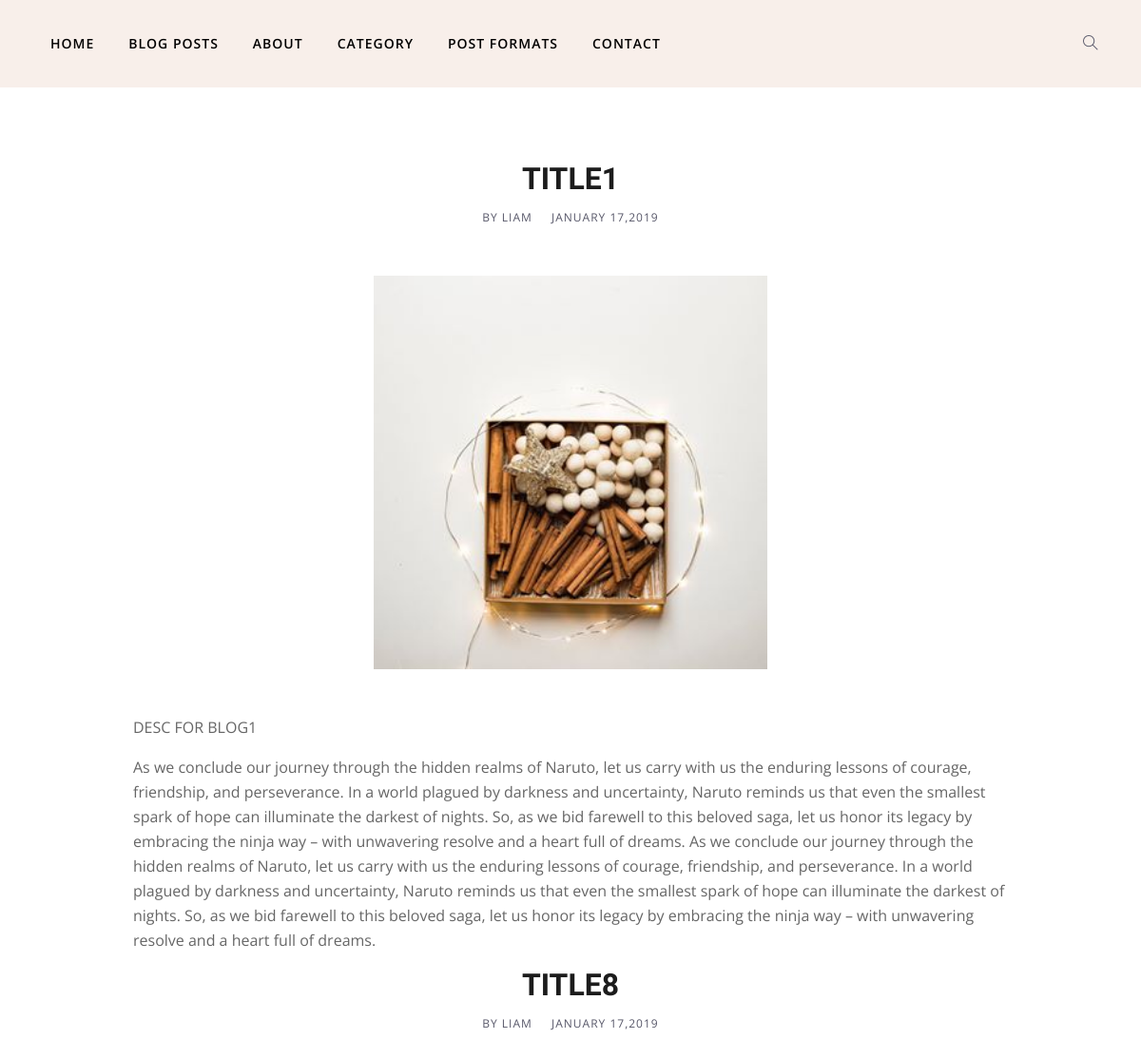
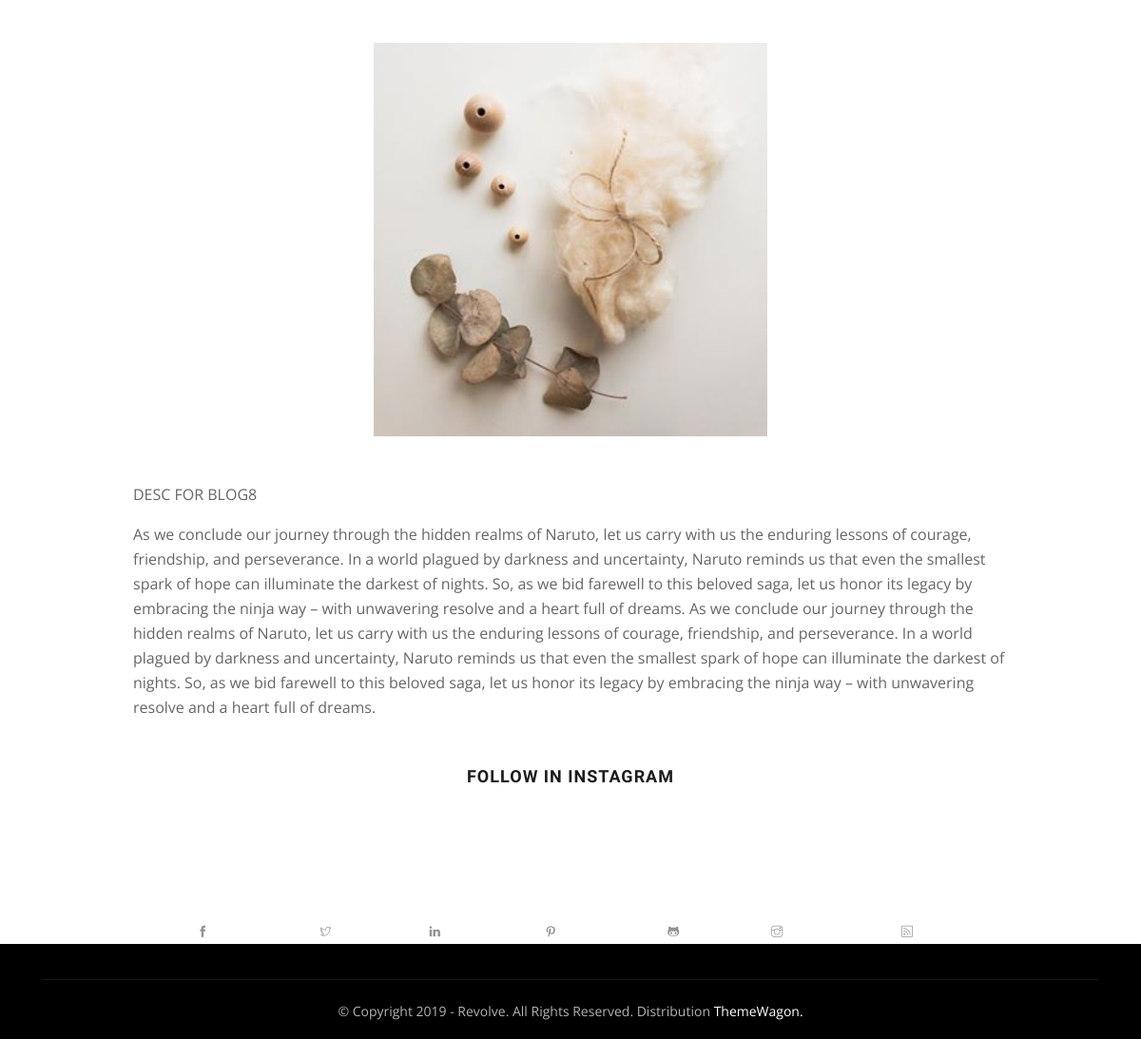
/category_detail/1/, run on the app's committed database (2 pictures, top to bottom).
### blog_app/models.py (models this page shows, shortened)
class blogdata(models.Model):
    user = models.ForeignKey(UserModel,on_delete=models.CASCADE, blank=True, null=True)
    title = models.CharField(max_length=255)
    desc = models.CharField(max_length=255)
    blogimg = models.ImageField(upload_to="blog_app/static/images",default = "")
    blog_content = models.TextField(default='')
    publication_date = models.DateField(default=datetime.date.today)
    category = models.ForeignKey(Category, on_delete=models.SET_NULL, null=True, blank=True, default= "")
    likes = models.ManyToManyField(UserModel, related_name='likes', blank=True)

### blog_app/views.py (the view)
# urls.py: path('category_detail/<int:pk>/',views.category_detail, name='category_detail'),
def category_detail(request, pk):
    categories = get_object_or_404(Category, id=pk)
    try:
        blogs = blogdata.objects.filter(category=categories)
    except blogdata.DoesNotExist:
        blogs = blogdata.objects.none()
    return render(request, 'category.html', { 'blogs': blogs})

### blog_app/templates/category.html (shortened to what this page needs)
{% load static %}
<!DOCTYPE html>
<html lang="en">
<head>
    <link rel="stylesheet" href="{% static 'plugins/bootstrap/css/bootstrap.min.css' %}">
    <link rel="stylesheet" href="{% static 'plugins/themify/css/themify-icons.css' %}">
    <link rel="stylesheet" href="{% static 'plugins/slick-carousel/slick-theme.css' %}">
    <link rel="stylesheet" href="{% static 'plugins/slick-carousel/slick.css' %}">
    <link rel="stylesheet" href="{% static 'plugins/owl-carousel/owl.carousel.min.css' %}">
    <link rel="stylesheet" href="{% static 'plugins/owl-carousel/owl.theme.default.min.css' %}">
    <link rel="stylesheet" href="{% static 'plugins/magnific-popup/magnific-popup.css' %}">
    <link rel="stylesheet" href="{% static 'css/style.css' %}">
</head>
<body>
    <header class="header-top bg-grey justify-content-center">
        <nav class="navbar navbar-expand-lg navigation">
            <div class="container">
                <div class="collapse navbar-collapse" id="navbarContent">
                    <ul id="menu" class="menu navbar-nav ">
                        <li class="nav-item dropdown  pl-0">
                            <a class="nav-link dropdown-toggle" href="{% url 'index' %}" >
                                Home
                            </a>
                        </li>
                        <li class="nav-item dropdown">
                            <a class="nav-link dropdown-toggle" href="#" id="navbarDropdown2" role="button"
                                data-toggle="dropdown" aria-haspopup="true" aria-expanded="false">
                                Blog Posts
                            </a>
                        </li>
                        <li class="nav-item"><a href="about.html" class="nav-link">About</a></li>
                        <li class="nav-item"><a href="fashion.html" class="nav-link">Category</a></li>
                        <li class="nav-item dropdown">
                            <a class="nav-link dropdown-toggle" href="#" id="navbarDropdown3" role="button"
                                data-toggle="dropdown" aria-haspopup="true" aria-expanded="false">
                                Post Formats
                            </a>
                        </li>
                        <li class="nav-item"><a href="contact.html" class="nav-link">Contact</a></li>
                    </ul>
                </div>
                <div class="text-right search d-none d-lg-block">
                    <div class="search_toggle"><i class="ti-search"></i></div>
                </div>
            </div>
        </nav>
    </header>
    <section class="single-block-wrapper section-padding">
        <div class="container">
            <div class="row justify-content-center">
                <div class="col-lg-10 col-md-10 col-sm-12 col-xs-12">
                {% for blog in blogs %}
                    <div class="single-post">
                        <div class="post-header mb-5 text-center">
                            <h2 class="post-title mt-2">
                                {{ blog.title }}
                            </h2>
                            <div class="post-meta">
                                <span class="text-uppercase font-sm letter-spacing-1 mr-3">by Liam</span>
                                <span class="text-uppercase font-sm letter-spacing-1">January 17,2019</span>
                            </div>
                            <div class="post-featured-image mt-5">
                                <a href="{% url 'post_detail' blog.id %}">
                                    <img src="{{ blog.blogimg.url }}" class="img-fluid w-100" style="max-width: 45%; max-height: 30%;" alt="{{ blog.title }}">
                                </a>
                            </div>
                        </div>
                        <div class="post-body">
                            <div class="entry-content">
                                <p> {{ blog.desc }} </p>
                            </div>
                        </div>
                        <div class="post-body">
                            <div class="entry-content">
                                <p> {{ blog.blog_content }}</p>
                            </div>
                        </div>
                    </div>
                {% endfor %}
                    </div>
                </div>
            </div>
    </section>
    <footer class="footer-section bg-grey">
        <div class="instagram-photo-section">
            <div class="container">
                <div class="row">
                    <div class="col-lg-12">
                        <h4 class="text-center">Follow in Instagram</h4>
                    </div>
                </div>
            </div>
        </div>
        <div class="container">
            <div class="row">
                <div class="col-lg-12 text-center">
                    <div class="mb-4">
                        <h2 class="footer-logo">Revolve.</h2>
                    </div>
                    <ul class="list-inline footer-socials">
                        <li class="list-inline-item"><a href="#"><i class="ti-facebook mr-2"></i>Facebook</a></li>
                        <li class="list-inline-item"><a href="#"><i class="ti-twitter mr-2"></i>Twitter</a></li>
                        <li class="list-inline-item"><a href="#"><i class="ti-linkedin mr-2"></i>Linkedin</a></li>
                        <li class="list-inline-item"><a href="#"><i class="ti-pinterest mr-2"></i>Pinterest</a></li>
                        <li class="list-inline-item"><a href="#"><i class="ti-github mr-2"></i>Github</a></li>
                        <li class="list-inline-item"><a href="#"><i class="ti-instagram mr-2"></i>Instrgram</a></li>
                        <li class="list-inline-item"><a href="#"><i class="ti-rss mr-2"></i>rss</a></li>
                    </ul>
                </div>
                <div class="col-md-12 text-center">
                    <p class="copyright">© Copyright 2019 - Revolve. All Rights Reserved. Distribution <a
                            class="text-white" href="https://themewagon.com">ThemeWagon.</a></p>
                </div>
            </div>
        </div>
    </footer>
</body>
</html>

### blog_app/static/css/style.css (style rules this page uses)
body, p { font-family: "Open Sans", sans-serif; line-height: 26px; font-size: 16px; text-rendering: optimizeLegibility; color: #666; font-weight: 400; }
html { overflow-x: hidden; width: 100%; height: 100%; }
h1, .h1, h2, .h2, h3, .h3, h4, .h4, h5, .h5, h6, .h6 { color: #1c1c1c; font-weight: 600; font-family: "Unna", serif; }
h2, .h2 { font-size: 32px; line-height: 36px; font-weight: 700; }
h4, .h4 { font-size: 20px; line-height: 28px; }
body { background: #fff; color: #575769; }
html, body { height: 100%; }
a { transition: all 0.3s ease-in-out; color: #000; }
a:link, a:visited { text-decoration: none; }
.section-padding { padding: 70px 0; position: relative; }
.font-sm { font-size: 12px !important; }
.bg-grey { background: #f8efea; }
.navigation .menu { padding: 0px; }
.navigation .menu li { text-align: left; padding: 0px 10px; }
.navigation .menu li a { color: #000; display: inline-block; line-height: 26px; letter-spacing: 1px; }
.navigation .menu .dropdown-toggle::after { display: none; }
.navigation .menu .dropdown { position: relative; }
.dropdown-toggle::after { display: none; }
.navbar-nav .nav-link { transition: all 500ms ease; -moz-transition: all 500ms ease; -webkit-transition: all 500ms ease; -ms-transition: all 500ms ease; -o-transition: all 500ms ease; font-family: "Open Sans", sans-serif; text-transform: uppercase; font-size: 14px; font-weight: 600; padding: 25px 0px; }
.search_toggle { cursor: pointer; }
.header-top { position: relative !important; }
.post-title { text-transform: capitalize; }
.letter-spacing-1 { letter-spacing: 1px; }
.footer-section { background: #f8f8f8; background: #000; padding: 60px 0px 0px; margin-top: 150px; position: relative; }
.footer-section .copyright { padding-top: 20px; margin-top: 20px; border-top: 1px solid rgba(255, 255, 255, 0.09); color: rgba(255, 255, 255, 0.7); }
.copyright { font-size: 14px; padding-top: 20px; }
.footer-socials li, .footer-socials-2 li { margin: 0px 25px; }
.footer-socials li a, .footer-socials-2 li a { text-transform: uppercase; font-size: 12px; letter-spacing: 1px; font-weight: 600; }
.footer-socials li a { color: #fff; opacity: 0.8; }
.footer-socials li a i, .footer-socials-2 li a i { color: #777; }
.footer-logo { color: #fff; }
.instagram-photo-section { padding-bottom: 50px; margin-top: -250px; }
.instagram-photo-section h4 { text-transform: uppercase; font-size: 18px; letter-spacing: 1px; margin-bottom: 25px; }

### data on the page
blogdata: title "TITLE1", blogimg (picture), desc "DESC FOR BLOG1", blog_content "As we conclude our journey through the hidden realms of Naruto, let us carry with us the enduring lessons of courage, friendship, and perseverance. In a world plagued by darkness and uncertainty, Naruto reminds us that even the smallest spark of hope can illuminate the darkest of nights. So, as we bid farewell to this beloved saga, let us honor its legacy by embracing the ninja way – with unwavering resolve and a heart full of dreams. As we conclude our journey through the hidden realms of Naruto, let us carry with us the enduring lessons of courage, friendship, and perseverance. In a world plagued by darkness and uncertainty, Naruto reminds us that even the smallest spark of hope can…"
blogdata: title "TITLE8", blogimg (picture), desc "DESC FOR BLOG8", blog_content "As we conclude our journey through the hidden realms of Naruto, let us carry with us the enduring lessons of courage, friendship, and perseverance. In a world plagued by darkness and uncertainty, Naruto reminds us that even the smallest spark of hope can illuminate the darkest of nights. So, as we bid farewell to this beloved saga, let us honor its legacy by embracing the ninja way – with unwavering resolve and a heart full of dreams. As we conclude our journey through the hidden realms of Naruto, let us carry with us the enduring lessons of courage, friendship, and perseverance. In a world plagued by darkness and uncertainty, Naruto reminds us that even the smallest spark of hope can…"
